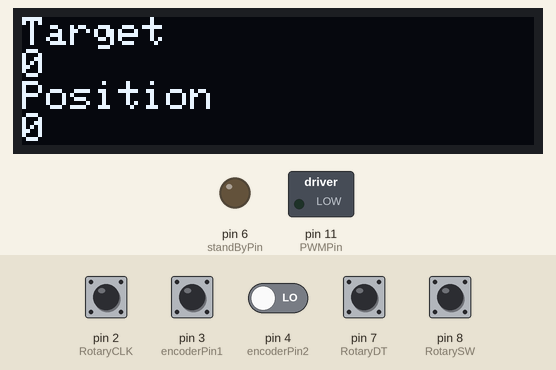
Simulated run of this sketch. Board: Arduino Uno, built with avr-gcc and run on an emulated ATmega328P. On the bench: 128×32 one-colour display, switched loads named in the sketch (green lamp = pin HIGH), output pins drawn as LEDs (lit = HIGH). Inputs (shaded band) come from the test bench; at power-on: pin 2 (RotaryCLK), pin 3 (encoderPin1), pin 7 (RotaryDT), pin 8 (RotarySW) HIGH, pin 4 (encoderPin2) LOW.

Above: at 2.2 s.
2.3 s: pin 8 (RotarySW) pulled LOW for 3.2 s
7.0 s: pin 2 (RotaryCLK) pulled LOW for 0.15 s
At 7.5 s:
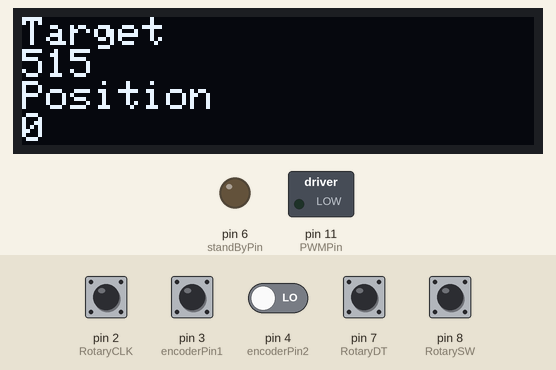
8.6 s: pin 8 (RotarySW) pulled LOW for 0.15 s
At 9.1 s:
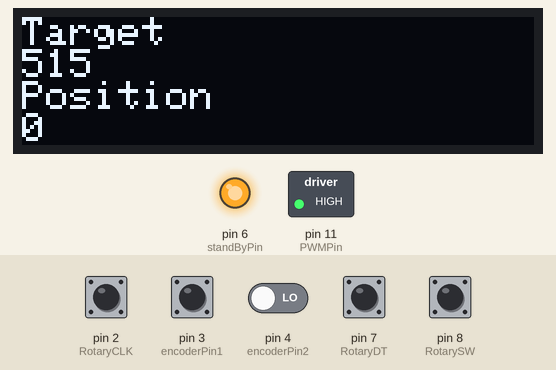
10.2 s: pin 2 (RotaryCLK) pulled LOW for 1 s
At 12.4 s:
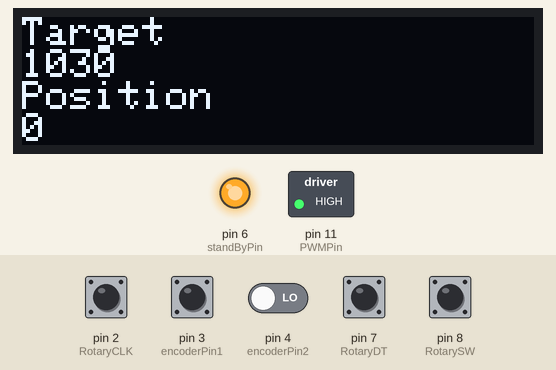
12.7 s: pin 3 (encoderPin1) pulsed LOW 5 times (0.12 s each, 0.3 s apart)
At 15.3 s:
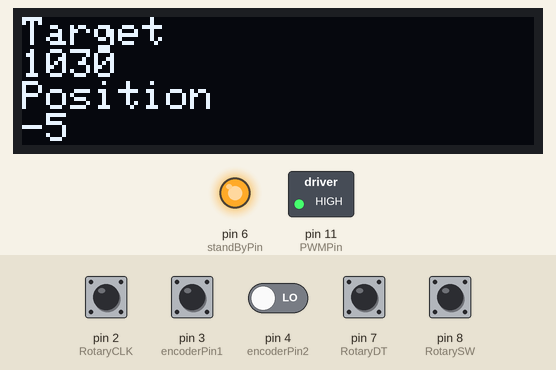
Timing chart, 0 to 16.7 s (numbered marks = the images above; inputs shaded):
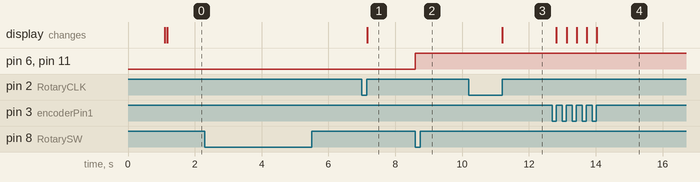

The sketch:

PID_for_DC_motor.ino
```cpp
#include <Wire.h> //This is for i2C
#include <SSD1306Ascii.h> //i2C OLED
#include <SSD1306AsciiWire.h> //i2C OLED

#define I2C_ADDRESS 0x3C
#define RST_PIN -1
SSD1306AsciiWire oled;
float OLEDTimer = 0; //Timer for the display refresh interval
//I2C pins:
//STM32F103C8T6: SDA: PB7 SCL: PB6
//Arduino: SDA: A4 SCL: A5
//---------------------------------------------------------------------------

//Input and output pins
//Motor encoder
const int encoderPin1 = 3; //this pin is also the interrupt pin!
const int encoderPin2 = 4; //this pin is a normal pin, read upon the interrupt
int encoderPin2Value = 0; //value of the encoder pin (0 or 1), this pin is read inside the interrupt - used for direction determination
//----------------------------------
//PWM motor driver
const int PWMPin = 11; //this is an analog pin (with the tilde (~) symbol), this pin can also do higher frequency + independent from millis()'s timer
int PWMValue = 0; //0-255 PWM value for speed, external PWM boards can go higher (e.g. PCA9685: 12-bit => 0-4095)
const int directionPin1 = 10; //digital pin, output, sets the direction
const int directionPin2 = 9; //digital pin, output, sets the direction
const int standByPin = 6; //STDBY pin, must be active high. Stops the H-bridge.
int motorDirection = 0; //direction value 0: CCW, 1: CW. - Stored value
//----------------------------------
//Rotary encoder
const int RotaryCLK = 2; //CLK pin on the rotary encoder, interrupt pin!
const int RotaryDT = 7; //DT pin on the rotary encoder, read inside the interrupt
const int RotarySW = 8; //SW pin on the rotary encoder (Button function)
int RotaryButtonValue = 0; //0 or 1 (pressed or not)
float RotaryTime; //timer for debouncing
volatile int rotaryValue = 0; //value manipulated by the encoder
int previousRotaryValue = -1; //a variable which stores the previous value - easy to follow changes
//----------------------

//Target values - Also called as setpoint!
float targetPosition = 0; //the PID will try to reach this value

//-----------------------
//Measured values
volatile float motorPosition = 0; //position based on the encoder
float previousMotorPosition = -1; //helps to keep track of changes (useful for the display update)
//-----------------------------------
//-----------------------------------
//PID parameters - tuned by the user
float proportional = 1.35; //k_p = 0.5
float integral = 0.00005; //k_i = 3
float derivative = 0.01; //k_d = 1
float controlSignal = 0; //u - Also called as process variable (PV)
//-----------------------------------
//-----------------------------------
//PID-related
float previousTime = 0; //for calculating delta t
float previousError = 0; //for calculating the derivative (edot)
float errorIntegral = 0; //integral error
float currentTime = 0; //time in the moment of calculation
float deltaTime = 0; //time difference
float errorValue = 0; //error
float edot = 0; //derivative (de/dt)

//Statuses of the DT and CLK pins on the encoder
int CLKNow;
int CLKPrevious;
int DTNow;
int DTPrevious;

void setup()
{
  Serial.begin(115200);
  Wire.begin(); //start i2C
  Wire.setClock(800000L); //faster clock

  //Motor encoder-related
  pinMode(encoderPin1, INPUT); //A
  pinMode(encoderPin2, INPUT); //B
  attachInterrupt(digitalPinToInterrupt(encoderPin1), checkEncoder, RISING);
  pinMode(standByPin, OUTPUT); //

  //Definition of the pins, remember where you need
  pinMode(RotaryCLK, INPUT_PULLUP); //CLK
  pinMode(RotaryDT, INPUT_PULLUP); //DT
  pinMode(RotarySW, INPUT_PULLUP); //SW
  attachInterrupt(digitalPinToInterrupt(RotaryCLK), RotaryEncoder, CHANGE);
  //Store states
  CLKPrevious = digitalRead(RotaryCLK);
  DTPrevious = digitalRead(RotaryDT);

  //------------------------------------------------------------------------------
  //OLED part
#if RST_PIN >= 0
  oled.begin(&Adafruit128x32, I2C_ADDRESS, RST_PIN);
#else // RST_PIN >= 0
  oled.begin(&Adafruit128x32, I2C_ADDRESS);
#endif // RST_PIN >= 0

  oled.setFont(Adafruit5x7);
  oled.clear(); //clear display
  oled.set2X(); //
  oled.println("   PID    "); //print some welcome message
  oled.println("Controller");
  oled.set1X();
  delay(1000);
  OLEDTimer = millis(); //start the timer
  oled.clear();
  displayPermanentItems();
  refreshDisplay();
}

void loop()
{
  calculatePID();

  driveMotor();

  //printValues();

  CheckRotaryButton();

  refreshDisplay();
}

void checkEncoder()
{
  //We need to read the other pin of the encoder which will be either 1 or 0 depending on the direction
  encoderPin2Value = digitalRead(encoderPin2);

  if (encoderPin2Value == 1) //CW direction
  {
    motorPosition++;
  }
  else //else, it is zero... -> CCW direction
  {
    motorPosition--;
  }
}

void driveMotor()
{
  //Determine speed and direction based on the value of the control signal
  //direction
  if (controlSignal < 0) //negative value: CCW
  {
    motorDirection = -1;
  }
  else if (controlSignal > 0) //positive: CW
  {
    motorDirection = 1;
  }
  else //0: STOP - this might be a bad practice when you overshoot the setpoint
  {
    motorDirection = 0;
  }
  //---------------------------------------------------------------------------
  //Speed
  PWMValue = (int)fabs(controlSignal); //PWM values cannot be negative and have to be integers
  if (PWMValue > 255) //fabs() = floating point absolute value
  {
    PWMValue = 255; //capping the PWM signal - 8 bit
  }

  if (PWMValue < 30 && errorValue != 0)
  {
    PWMValue = 30;
  }
  //A little explanation for the "bottom capping":
  //Under a certain PWM value, there won't be enough current flowing through the coils of the motor
  //Therefore, despite the fact that the PWM value is set to the "correct" value, the motor will not move
  //The above value is an empirical value, it depends on the motors perhaps, but 30 seems to work well in my case

  //we set the direction - this is a user-defined value, adjusted for TB6612FNG driver
  if (motorDirection == -1) //-1 == CCW
  {
    digitalWrite(directionPin1, LOW);
    digitalWrite(directionPin2, HIGH);
  }
  else if (motorDirection == 1) // == 1, CW
  {
    digitalWrite(directionPin1, HIGH);
    digitalWrite(directionPin2, LOW);
  }
  else // == 0, stop/break
  {
    digitalWrite(directionPin1, LOW);
    digitalWrite(directionPin2, LOW);
    digitalWrite(standByPin, LOW);
    PWMValue = 0;
    //In this block we also shut down the motor and set the PWM to zero
  }
  //----------------------------------------------------
  //Then we set the motor speed
  analogWrite(PWMPin, PWMValue);

  //Optional printing on the terminal to check what's up
  /*
    Serial.print(errorValue);
    Serial.print(" ");
    Serial.print(PWMValue);
    Serial.print(" ");
    Serial.print(targetPosition);
    Serial.print(" ");
    Serial.print(motorPosition);
    Serial.println();
  */
}

void calculatePID()
{
  //Determining the elapsed time
  currentTime = micros(); //current time
  deltaTime = (currentTime - previousTime) / 1000000.0; //time difference in seconds
  previousTime = currentTime; //save the current time for the next iteration to get the time difference
  //---
  errorValue = motorPosition - targetPosition; //Current position - target position (or setpoint)

  edot = (errorValue - previousError) / deltaTime; //edot = de/dt - derivative term

  errorIntegral = errorIntegral + (errorValue * deltaTime); //integral term - Newton-Leibniz, notice, this is a running sum!

  controlSignal = (proportional * errorValue) + (derivative * edot) + (integral * errorIntegral); //final sum, proportional term also calculated here

  previousError = errorValue; //save the error for the next iteration to get the difference (for edot)
}

void printValues()
{
  //Serial.print("Position: ");
  Serial.println(motorPosition);
}

void displayPermanentItems()
{
  //print the permanent items on the display
  oled.setCursor(0, 0); //(x [pixels], y[lines])
  oled.print("Target");

  oled.setCursor(0, 2);
  oled.print("Position");
}

void refreshDisplay()
{
  if (millis() - OLEDTimer > 100) //check if we will update at every 100 ms
  {
    if (previousRotaryValue != rotaryValue)
    {
      oled.setCursor(0, 1);
      oled.print("      ");
      oled.setCursor(0, 1);
      oled.print(rotaryValue); //print the target value set by the rotary encoder

      previousRotaryValue = rotaryValue;
      OLEDTimer = millis(); //reset timer
    }

    if (motorPosition != previousMotorPosition)
    {
      oled.setCursor(0, 3);
      oled.print("      ");
      oled.setCursor(0, 3);
      oled.print(motorPosition, 0); //print the new absolute position

      previousMotorPosition = motorPosition;
      OLEDTimer = millis(); //reset timer
    }
  }
  else
  {
    //skip
  }
}
void RotaryEncoder()
{
  CLKNow = digitalRead(RotaryCLK); //Read the state of the CLK pin
  // If last and current state of CLK are different, then a pulse occurred
  if (CLKNow != CLKPrevious  && CLKNow == 1)
  {
    if (digitalRead(RotaryDT) != CLKNow) //the increment/decrement can depend on the actual polarity of CLK and DT
    {
      rotaryValue = rotaryValue - 515 ; //1
    }
    else
    {
      rotaryValue = rotaryValue + 515 ; //1
    }
  }
  CLKPrevious = CLKNow;  // Store last CLK state
}

void CheckRotaryButton()
{
  RotaryButtonValue = digitalRead(RotarySW); //read the button state

  if (RotaryButtonValue == 0) //0 and 1 can differ based on the wiring
  {
    if (millis() - RotaryTime > 1000)
    {
      targetPosition = rotaryValue; //pass the setpoint (target value) to the corresponding variable
      digitalWrite(standByPin, HIGH); //enable motor driver
      RotaryTime = millis(); //save time
    }
  }
}
```

Measured:
- after the input at 7.0 s, the display: changes after 0.15 s (image 1)
- after the input at 8.6 s, pin 6 (standByPin), pin 11 (PWMPin): LOW → HIGH at once
- after the input at 10.2 s, the display: changes after 1.0 s (image 3)
- after the input at 12.7 s, the display: first changes after 0.12 s (image 4 shows a later state)
